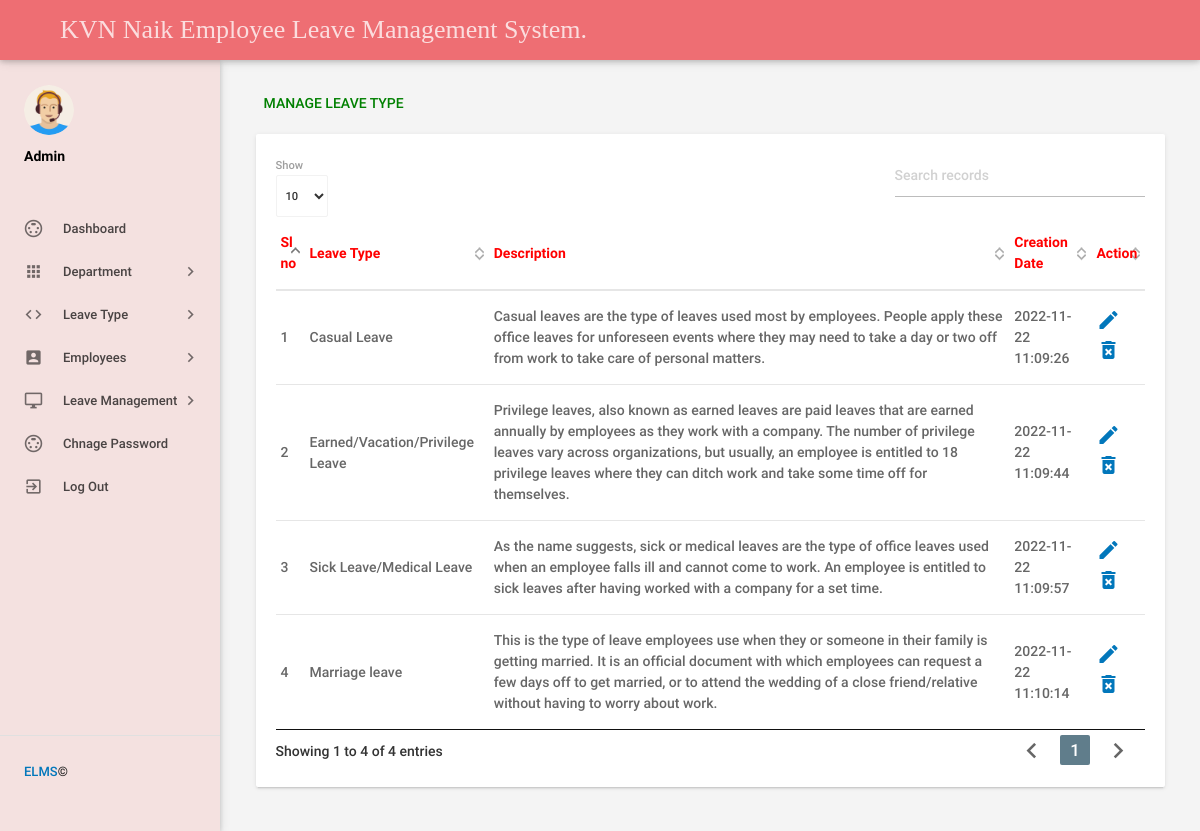
Screenshot of /admin/manageleavetype.php (signed in) with the database file from the repository.
### tables this page shows
CREATE TABLE `tblleavetype` (
  `id` int(11) NOT NULL,
  `LeaveType` varchar(200) DEFAULT NULL,
  `Description` mediumtext DEFAULT NULL,
  `CreationDate` timestamp NOT NULL DEFAULT current_timestamp()
);

### admin/manageleavetype.php (the view, shortened to what this page needs)
<?php
include('includes/config.php');
if(strlen($_SESSION['alogin'])==0)
    {
header('location:index.php');
}
else{
 ?>
<!DOCTYPE html>
<html lang="en">
    <head>
        <link type="text/css" rel="stylesheet" href="../assets/plugins/materialize/css/materialize.min.css"/>
          <link type="text/css" rel="stylesheet" href="../assets/plugins/materialize/css/materialize.css"/>
        <link href="../assets/plugins/material-preloader/css/materialPreloader.min.css" rel="stylesheet">
        <link href="../assets/plugins/datatables/css/jquery.dataTables.min.css" rel="stylesheet">
        <link href="../assets/css/alpha.min.css" rel="stylesheet" type="text/css"/>
        <link href="../assets/css/style.css" rel="stylesheet" type="text/css"/>
    </head>
    <body>
       <?php include('includes/header.php');?>
       <?php include('includes/sidebar.php');?>
            <main class="mn-inner">
                <div class="row">
                    <div class="col s12">
                        <div class="page-title" style="color: green;">Manage Leave Type</div>
                    </div>
                    <div class="col s12 m12 l12">
                        <div class="card">
                            <div class="card-content">
                                <table id="example" class="display responsive-table ">
                                    <thead>
                                        <tr>
                                            <th style="color: red;">Sl no</th>
                                            <th style="color: red;">Leave Type</th>
                                            <th style="color: red;">Description</th>
                                            <th style="color: red;">Creation Date</th>
                                            <th style="color: red;">Action</th>
                                        </tr>
                                    </thead>
                                    <tbody>
<?php $sql = "SELECT * from tblleavetype";
$query = $dbh -> prepare($sql);
$query->execute();
$results=$query->fetchAll(PDO::FETCH_OBJ);
$cnt=1;
if($query->rowCount() > 0)
{
foreach($results as $result)
{               ?>
                                        <tr>
                                            <td> <?php echo htmlentities($cnt);?></td>
                                            <td><?php echo htmlentities($result->LeaveType);?></td>
                                            <td><?php echo htmlentities($result->Description);?></td>
                                            <td><?php echo htmlentities($result->CreationDate);?></td>
                                            <td><a href="editleavetype.php?lid=<?php echo htmlentities($result->id);?>"><i class="material-icons">mode_edit</i></a>
                                            <a href="manageleavetype.php?del=<?php echo htmlentities($result->id);?>" onclick="return confirm('Do you want to delete');"> <i class="material-icons">delete_forever</i></a> </td>
                                        </tr>
                                         <?php $cnt++;} }?>
                                    </tbody>
                                </table>
                            </div>
                        </div>
                    </div>
                </div>
            </main>
        </div>
        <div class="left-sidebar-hover"></div>
    </body>
</html>
<?php } ?>

### admin/includes/header.php (shortened to what this page needs)
    <div class="mn-content fixed-sidebar">
        <header class="mn-header navbar-fixed">
            <nav class="navbar navbar-expand-lg navbar-light py-3 " >
                <div class="nav-wrapper row">
              <marquee width="1300px" direction="left" behavior="" ><span style="font-size: 26px;
color: #ffffffc4;
font-family: initial;">KVN Naik Employee Leave Management System.</span>
    </marquee>
                    <ul class="right col s9 m3 nav-right-menu">
                    </ul>
                </div>
            </nav>
        </header>

### admin/includes/sidebar.php (shortened to what this page needs)
   <aside id="slide-out" class="side-nav white fixed">
              <div class="side-nav-wrapper">
                  <div class="sidebar-profile">
                      <div class="sidebar-profile-image">
                          <img src="../assets/images/profile-image.png" class="circle" alt="">
                      </div>
                      <div class="sidebar-profile-info">
                              <p>Admin</p>
                      </div>
                  </div>
              <ul class="sidebar-menu collapsible collapsible-accordion" data-collapsible="accordion">
                  <li class="no-padding"><a class="waves-effect waves-grey" href="dashboard.php"><i class="material-icons">settings_input_svideo</i>Dashboard</a></li>
                  <li class="no-padding">
                      <a class="collapsible-header waves-effect waves-grey"><i class="material-icons">apps</i>Department<i class="nav-drop-icon material-icons">keyboard_arrow_right</i></a>
                  </li>
                  <li class="no-padding">
                      <a class="collapsible-header waves-effect waves-grey"><i class="material-icons">code</i>Leave Type<i class="nav-drop-icon material-icons">keyboard_arrow_right</i></a>
                  </li>
                  <li class="no-padding">
                      <a class="collapsible-header waves-effect waves-grey"><i class="material-icons">account_box</i>Employees<i class="nav-drop-icon material-icons">keyboard_arrow_right</i></a>
                  </li>
 <li class="no-padding">
                      <a class="collapsible-header waves-effect waves-grey"><i class="material-icons">desktop_windows</i>Leave Management<i class="nav-drop-icon material-icons">keyboard_arrow_right</i></a>
                  </li>
<li class="no-padding"><a class="waves-effect waves-grey" href="changepassword.php"><i class="material-icons">settings_input_svideo</i>Chnage Password</a></li>
                      <li class="no-padding">
                              <a class="waves-effect waves-grey" href="logout.php"><i class="material-icons">exit_to_app</i>Log Out</a>
                          </li>
              </ul>
                 <div class="footer">
                  <p class="copyright"><a target="__blank" href="http://phptpoint.com/">ELMS </a>©</p>
              </div>
              </div>
          </aside>

### rows the page displays
tblleavetype: LeaveType "Casual Leave", Description "Casual leaves are the type of leaves used most by employees. People apply these office leaves for unforeseen events where they may need to take a day or two off from work to take care of personal matters.", CreationDate "2022-11-22 11:09:26"
tblleavetype: LeaveType "Earned/Vacation/Privilege Leave", Description "Privilege leaves, also known as earned leaves are paid leaves that are earned annually by employees as they work with a company. The number of privilege leaves vary across organizations, but usually, an employee is entitled to 18 privilege leaves where they can ditch work and take some time off for themselves.", CreationDate "2022-11-22 11:09:44"
tblleavetype: LeaveType "Sick Leave/Medical Leave", Description "As the name suggests, sick or medical leaves are the type of office leaves used when an employee falls ill and cannot come to work. An employee is entitled to sick leaves after having worked with a company for a set time.", CreationDate "2022-11-22 11:09:57"
tblleavetype: LeaveType "Marriage leave", Description "This is the type of leave employees use when they or someone in their family is getting married. It is an official document with which employees can request a few days off to get married, or to attend the wedding of a close friend/relative without having to worry about work.", CreationDate "2022-11-22 11:10:14"
